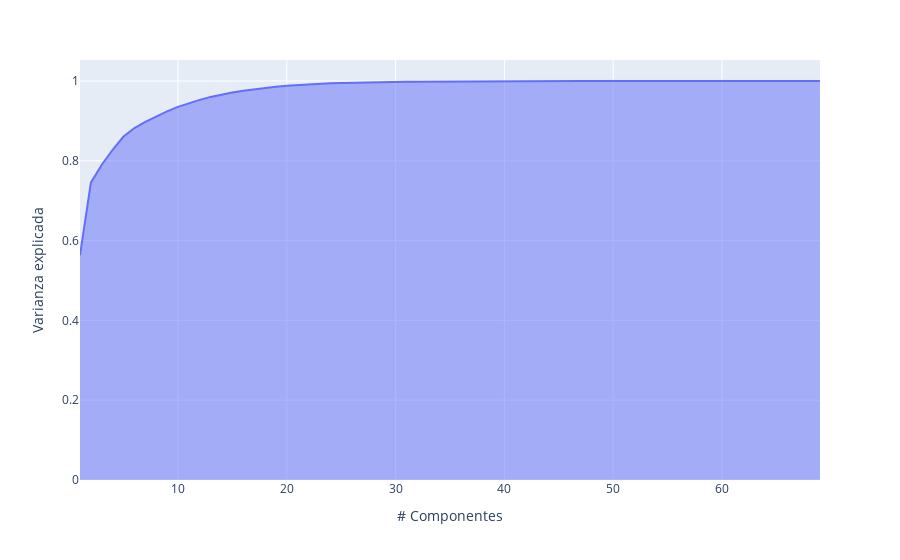

The code cell stored with this chart in its notebook:
### Code cell
exp_var_cumul = np.cumsum(pca.explained_variance_ratio_)

px.area(
    x=range(1, exp_var_cumul.shape[0] + 1),
    y=exp_var_cumul,
    labels={"x": "# Componentes", "y": "Varianza explicada"}
)

### Figure 1 — Plotly figure (JSON) as saved in the notebook; plotly's stock layout.template omitted (floating-point values rounded to 4 significant figures)
{"data": [{"fillpattern": {"shape": ""}, "hovertemplate": "# Componentes=%{x}<br>Varianza explicada=%{y}<extra></extra>", "legendgroup": "", "line": {"color": "#636efa"}, "marker": {"symbol": "circle"}, "mode": "lines", "name": "", "orientation": "v", "showlegend": false, "stackgroup": "1", "type": "scatter", "x": [1, 2, 3, 4, 5, 6, 7, 8, 9, 10, 11, 12, 13, 14, 15, 16, 17, 18, 19, 20, 21, 22, 23, 24, 25, 26, 27, 28, 29, 30, 31, 32, 33, 34, 35, 36, 37, 38, 39, 40, 41, 42, 43, 44, 45, 46, 47, 48, 49, 50, 51, 52, 53, 54, 55, 56, 57, 58, 59, 60, 61, 62, 63, 64, 65, 66, 67, 68, 69], "xaxis": "x", "y": [0.5634, 0.7452, 0.7901, 0.8277, 0.8608, 0.8821, 0.8976, 0.9116, 0.9241, 0.9352, 0.9445, 0.9528, 0.9602, 0.9664, 0.9714, 0.9757, 0.9794, 0.9828, 0.9857, 0.9881, 0.99, 0.9916, 0.993, 0.9942, 0.995, 0.9957, 0.9963, 0.9968, 0.9973, 0.9977, 0.998, 0.9982, 0.9985, 0.9987, 0.9988, 0.999, 0.9991, 0.9992, 0.9993, 0.9994, 0.9995, 0.9996, 0.9996, 0.9997, 0.9997, 0.9998, 0.9998, 0.9998, 0.9998, 0.9999, 0.9999, 0.9999, 0.9999, 0.9999, 0.9999, 1.0, 1.0, 1.0, 1.0, 1.0, 1.0, 1.0, 1.0, 1.0, 1.0, 1.0, 1.0, 1.0, 1.0], "yaxis": "y"}], "layout": {"legend": {"tracegroupgap": 0}, "margin": {"t": 60}, "xaxis": {"anchor": "y", "domain": [0, 1], "title": {"text": "# Componentes"}}, "yaxis": {"anchor": "x", "domain": [0, 1], "title": {"text": "Varianza explicada"}}}}
